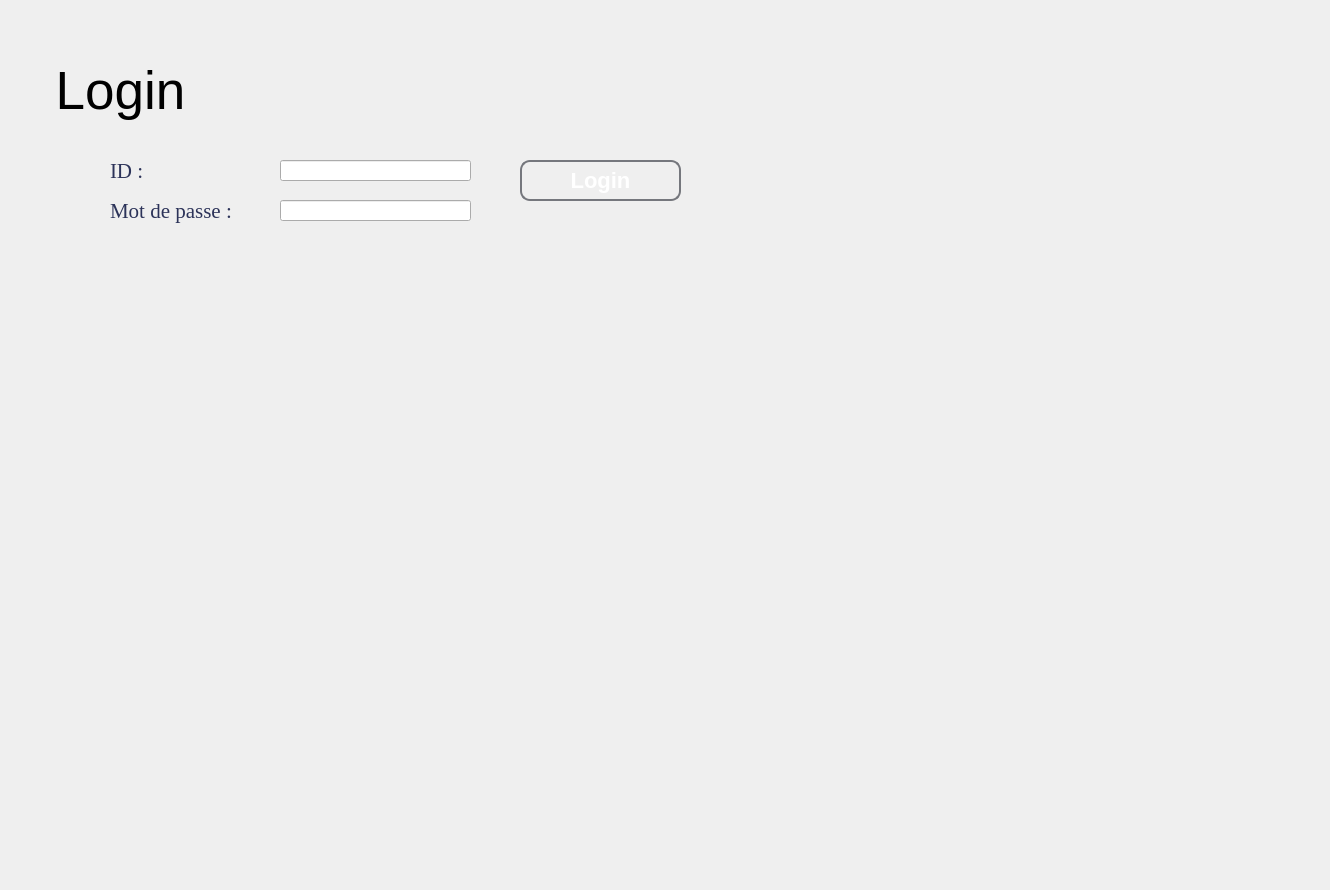
    <widget class="QWidget" name="Login">
     <widget class="QLabel" name="Login_label_Login">
      <property name="geometry">
       <rect>
        <x>10</x>
        <y>50</y>
        <width>221</width>
        <height>81</height>
       </rect>
      </property>
      <property name="font">
       <font>
        <family>MS Shell Dlg 2</family>
        <pointsize>40</pointsize>
        <weight>50</weight>
        <italic>false</italic>
        <bold>false</bold>
        <underline>false</underline>
        <strikeout>false</strikeout>
        <stylestrategy>PreferDefault</stylestrategy>
        <kerning>true</kerning>
       </font>
      </property>
      <property name="styleSheet">
       <string notr="true">
font: 40pt &quot;MS Shell Dlg 2&quot;;</string>
      </property>
      <property name="text">
       <string>Login</string>
      </property>
      <property name="alignment">
       <set>Qt::AlignCenter</set>
      </property>
     </widget>
     <widget class="QLineEdit" name="Login_line_ID">
      <property name="geometry">
       <rect>
        <x>280</x>
        <y>160</y>
        <width>191</width>
        <height>21</height>
       </rect>
      </property>
     </widget>
     <widget class="QLineEdit" name="Login_line_MDP">
      <property name="geometry">
       <rect>
        <x>280</x>
        <y>200</y>
        <width>191</width>
        <height>21</height>
       </rect>
      </property>
      <property name="echoMode">
       <enum>QLineEdit::Password</enum>
      </property>
     </widget>
     <widget class="QLabel" name="Login_label_ID">
      <property name="geometry">
       <rect>
        <x>110</x>
        <y>150</y>
        <width>91</width>
        <height>41</height>
       </rect>
      </property>
      <property name="font">
       <font>
        <family>Times New Roman</family>
        <pointsize>16</pointsize>
        <weight>9</weight>
        <italic>false</italic>
        <bold>false</bold>
        <underline>false</underline>
        <strikeout>false</strikeout>
        <stylestrategy>PreferDefault</stylestrategy>
        <kerning>true</kerning>
       </font>
      </property>
      <property name="styleSheet">
       <string notr="true">font:  75 16pt &quot;Times New Roman&quot;;
color: rgb(44, 51, 89);</string>
      </property>
      <property name="text">
       <string>ID :</string>
      </property>
     </widget>
     <widget class="QLabel" name="Login_label_MDP">
      <property name="geometry">
       <rect>
        <x>110</x>
        <y>190</y>
        <width>241</width>
        <height>41</height>
       </rect>
      </property>
      <property name="font">
       <font>
        <family>Times New Roman</family>
        <pointsize>16</pointsize>
        <weight>9</weight>
        <italic>false</italic>
        <bold>false</bold>
        <underline>false</underline>
        <strikeout>false</strikeout>
        <stylestrategy>PreferDefault</stylestrategy>
        <kerning>true</kerning>
       </font>
      </property>
      <property name="styleSheet">
       <string notr="true">font:  75 16pt &quot;Times New Roman&quot;;
color: rgb(44, 51, 89);</string>
      </property>
      <property name="text">
       <string>Mot de passe :</string>
      </property>
     </widget>
     <widget class="QPushButton" name="Login_push_Login">
      <property name="geometry">
       <rect>
        <x>520</x>
        <y>160</y>
        <width>161</width>
        <height>41</height>
       </rect>
      </property>
      <property name="font">
       <font>
        <pointsize>-1</pointsize>
        <weight>75</weight>
        <italic>false</italic>
        <bold>true</bold>
        <underline>false</underline>
        <strikeout>false</strikeout>
        <stylestrategy>PreferDefault</stylestrategy>
        <kerning>true</kerning>
       </font>
      </property>
      <property name="styleSheet">
       <string notr="true">/*-----QPushButton-----*/
QPushButton
{
	background-color: qlineargradient(spread:pad, x1:0, y1:0.511, x2:1, y2:0.511, stop:0 
#75777d
,stop:0.995192 rgba(0,0,0,0));



	color: #ffffff;
	font-size: 22px;
	font-weight: bold;
	border: 2px solid #75777d;
	border-radius:10px;
	padding: 5px;

}

QPushButton::hover
{
background-color: #b5b5ba;

	color: #2C3359; 
}
QPushButton::pressed
{background-color: qlineargradient(stop:0 rgba(0, 207, 179, 255),stop:1 rgba(70, 255, 230, 255));

	color: #75777d; 

}</string>
      </property>
      <property name="text">
       <string>Login</string>
      </property>
     </widget>
     <widget class="QLabel" name="Login_lebel_Info">
      <property name="geometry">
       <rect>
        <x>340</x>
        <y>260</y>
        <width>541</width>
        <height>31</height>
       </rect>
      </property>
      <property name="text">
       <string/>
      </property>
      <property name="alignment">
       <set>Qt::AlignCenter</set>
      </property>
     </widget>
     <widget class="QLabel" name="label_10">
      <property name="geometry">
       <rect>
        <x>-60</x>
        <y>-30</y>
        <width>1321</width>
        <height>881</height>
       </rect>
      </property>
      <property name="styleSheet">
       <string notr="true">image: url(:/background (1).png);</string>
      </property>
      <property name="text">
       <string/>
      </property>
     </widget>
     <zorder>label_10</zorder>
     <zorder>Login_label_Login</zorder>
     <zorder>Login_line_ID</zorder>
     <zorder>Login_line_MDP</zorder>
     <zorder>Login_label_ID</zorder>
     <zorder>Login_label_MDP</zorder>
     <zorder>Login_push_Login</zorder>
     <zorder>Login_lebel_Info</zorder>
    </widget>
